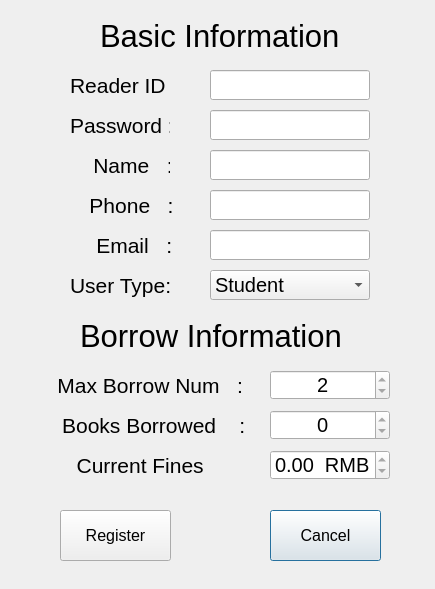
<?xml version="1.0" encoding="UTF-8"?>
<ui version="4.0">
 <class>AdminRegisterDialog</class>
 <widget class="QDialog" name="AdminRegisterDialog">
  <property name="geometry">
   <rect>
    <x>0</x>
    <y>0</y>
    <width>435</width>
    <height>589</height>
   </rect>
  </property>
  <property name="windowTitle">
   <string>Dialog</string>
  </property>
  <widget class="QLabel" name="label_3">
   <property name="geometry">
    <rect>
     <x>70</x>
     <y>270</y>
     <width>100</width>
     <height>30</height>
    </rect>
   </property>
   <property name="font">
    <font>
     <pointsize>16</pointsize>
    </font>
   </property>
   <property name="text">
    <string>User Type:</string>
   </property>
  </widget>
  <widget class="QLabel" name="label_2">
   <property name="geometry">
    <rect>
     <x>70</x>
     <y>150</y>
     <width>100</width>
     <height>30</height>
    </rect>
   </property>
   <property name="font">
    <font>
     <pointsize>16</pointsize>
    </font>
   </property>
   <property name="text">
    <string>    Name   :</string>
   </property>
  </widget>
  <widget class="QLabel" name="label_5">
   <property name="geometry">
    <rect>
     <x>73</x>
     <y>230</y>
     <width>100</width>
     <height>30</height>
    </rect>
   </property>
   <property name="font">
    <font>
     <pointsize>16</pointsize>
    </font>
   </property>
   <property name="text">
    <string>    Email   :</string>
   </property>
  </widget>
  <widget class="QLineEdit" name="lineEditRID">
   <property name="enabled">
    <bool>true</bool>
   </property>
   <property name="geometry">
    <rect>
     <x>210</x>
     <y>70</y>
     <width>160</width>
     <height>30</height>
    </rect>
   </property>
   <property name="font">
    <font>
     <pointsize>15</pointsize>
    </font>
   </property>
   <property name="focusPolicy">
    <enum>Qt::StrongFocus</enum>
   </property>
   <property name="alignment">
    <set>Qt::AlignCenter</set>
   </property>
   <property name="readOnly">
    <bool>false</bool>
   </property>
  </widget>
  <widget class="QLineEdit" name="lineEditPwd">
   <property name="enabled">
    <bool>true</bool>
   </property>
   <property name="geometry">
    <rect>
     <x>210</x>
     <y>110</y>
     <width>160</width>
     <height>30</height>
    </rect>
   </property>
   <property name="font">
    <font>
     <pointsize>15</pointsize>
    </font>
   </property>
   <property name="focusPolicy">
    <enum>Qt::StrongFocus</enum>
   </property>
   <property name="alignment">
    <set>Qt::AlignCenter</set>
   </property>
   <property name="readOnly">
    <bool>false</bool>
   </property>
  </widget>
  <widget class="QLabel" name="label_4">
   <property name="geometry">
    <rect>
     <x>72</x>
     <y>190</y>
     <width>100</width>
     <height>30</height>
    </rect>
   </property>
   <property name="font">
    <font>
     <pointsize>16</pointsize>
    </font>
   </property>
   <property name="text">
    <string>   Phone   :</string>
   </property>
  </widget>
  <widget class="QLineEdit" name="lineEditName">
   <property name="enabled">
    <bool>true</bool>
   </property>
   <property name="geometry">
    <rect>
     <x>210</x>
     <y>150</y>
     <width>160</width>
     <height>30</height>
    </rect>
   </property>
   <property name="font">
    <font>
     <pointsize>15</pointsize>
    </font>
   </property>
   <property name="focusPolicy">
    <enum>Qt::StrongFocus</enum>
   </property>
   <property name="alignment">
    <set>Qt::AlignCenter</set>
   </property>
   <property name="readOnly">
    <bool>false</bool>
   </property>
  </widget>
  <widget class="QLineEdit" name="lineEditPhone">
   <property name="enabled">
    <bool>true</bool>
   </property>
   <property name="geometry">
    <rect>
     <x>210</x>
     <y>190</y>
     <width>160</width>
     <height>30</height>
    </rect>
   </property>
   <property name="font">
    <font>
     <pointsize>15</pointsize>
    </font>
   </property>
   <property name="focusPolicy">
    <enum>Qt::StrongFocus</enum>
   </property>
   <property name="alignment">
    <set>Qt::AlignCenter</set>
   </property>
   <property name="readOnly">
    <bool>false</bool>
   </property>
  </widget>
  <widget class="QLabel" name="label">
   <property name="geometry">
    <rect>
     <x>70</x>
     <y>70</y>
     <width>100</width>
     <height>30</height>
    </rect>
   </property>
   <property name="font">
    <font>
     <pointsize>16</pointsize>
    </font>
   </property>
   <property name="text">
    <string>Reader ID :</string>
   </property>
  </widget>
  <widget class="QLineEdit" name="lineEditEmail">
   <property name="enabled">
    <bool>true</bool>
   </property>
   <property name="geometry">
    <rect>
     <x>210</x>
     <y>230</y>
     <width>160</width>
     <height>30</height>
    </rect>
   </property>
   <property name="font">
    <font>
     <pointsize>15</pointsize>
    </font>
   </property>
   <property name="focusPolicy">
    <enum>Qt::StrongFocus</enum>
   </property>
   <property name="alignment">
    <set>Qt::AlignCenter</set>
   </property>
   <property name="readOnly">
    <bool>false</bool>
   </property>
  </widget>
  <widget class="QLabel" name="label_6">
   <property name="geometry">
    <rect>
     <x>70</x>
     <y>110</y>
     <width>100</width>
     <height>30</height>
    </rect>
   </property>
   <property name="font">
    <font>
     <pointsize>16</pointsize>
    </font>
   </property>
   <property name="text">
    <string>Password :</string>
   </property>
  </widget>
  <widget class="QComboBox" name="comboBox">
   <property name="geometry">
    <rect>
     <x>210</x>
     <y>270</y>
     <width>160</width>
     <height>30</height>
    </rect>
   </property>
   <property name="font">
    <font>
     <pointsize>15</pointsize>
    </font>
   </property>
   <item>
    <property name="text">
     <string>Student</string>
    </property>
   </item>
   <item>
    <property name="text">
     <string>Teacher</string>
    </property>
   </item>
  </widget>
  <widget class="QSpinBox" name="spinBoxBorrowed">
   <property name="enabled">
    <bool>true</bool>
   </property>
   <property name="geometry">
    <rect>
     <x>270</x>
     <y>410</y>
     <width>120</width>
     <height>30</height>
    </rect>
   </property>
   <property name="font">
    <font>
     <pointsize>15</pointsize>
    </font>
   </property>
   <property name="focusPolicy">
    <enum>Qt::NoFocus</enum>
   </property>
   <property name="alignment">
    <set>Qt::AlignCenter</set>
   </property>
   <property name="readOnly">
    <bool>true</bool>
   </property>
  </widget>
  <widget class="QLabel" name="label_10">
   <property name="geometry">
    <rect>
     <x>30</x>
     <y>450</y>
     <width>211</width>
     <height>30</height>
    </rect>
   </property>
   <property name="font">
    <font>
     <pointsize>16</pointsize>
    </font>
   </property>
   <property name="text">
    <string>        Current Fines       :</string>
   </property>
  </widget>
  <widget class="QLabel" name="label_9">
   <property name="geometry">
    <rect>
     <x>40</x>
     <y>370</y>
     <width>211</width>
     <height>30</height>
    </rect>
   </property>
   <property name="font">
    <font>
     <pointsize>16</pointsize>
    </font>
   </property>
   <property name="text">
    <string>   Max Borrow Num   :</string>
   </property>
  </widget>
  <widget class="QLabel" name="label_7">
   <property name="geometry">
    <rect>
     <x>33</x>
     <y>410</y>
     <width>211</width>
     <height>30</height>
    </rect>
   </property>
   <property name="font">
    <font>
     <pointsize>16</pointsize>
    </font>
   </property>
   <property name="text">
    <string>     Books Borrowed    :</string>
   </property>
  </widget>
  <widget class="QDoubleSpinBox" name="doubleSpinBoxFine">
   <property name="enabled">
    <bool>true</bool>
   </property>
   <property name="geometry">
    <rect>
     <x>270</x>
     <y>450</y>
     <width>120</width>
     <height>30</height>
    </rect>
   </property>
   <property name="font">
    <font>
     <pointsize>15</pointsize>
    </font>
   </property>
   <property name="focusPolicy">
    <enum>Qt::NoFocus</enum>
   </property>
   <property name="alignment">
    <set>Qt::AlignCenter</set>
   </property>
   <property name="readOnly">
    <bool>true</bool>
   </property>
   <property name="prefix">
    <string/>
   </property>
   <property name="suffix">
    <string>  RMB</string>
   </property>
   <property name="maximum">
    <double>9999.989999999999782</double>
   </property>
  </widget>
  <widget class="QSpinBox" name="spinBoxMaxBorrow">
   <property name="enabled">
    <bool>true</bool>
   </property>
   <property name="geometry">
    <rect>
     <x>270</x>
     <y>370</y>
     <width>120</width>
     <height>30</height>
    </rect>
   </property>
   <property name="font">
    <font>
     <pointsize>15</pointsize>
    </font>
   </property>
   <property name="focusPolicy">
    <enum>Qt::NoFocus</enum>
   </property>
   <property name="alignment">
    <set>Qt::AlignCenter</set>
   </property>
   <property name="readOnly">
    <bool>true</bool>
   </property>
   <property name="value">
    <number>2</number>
   </property>
  </widget>
  <widget class="QLabel" name="label_8">
   <property name="geometry">
    <rect>
     <x>80</x>
     <y>320</y>
     <width>311</width>
     <height>31</height>
    </rect>
   </property>
   <property name="font">
    <font>
     <pointsize>23</pointsize>
    </font>
   </property>
   <property name="text">
    <string>Borrow Information</string>
   </property>
  </widget>
  <widget class="QLabel" name="label_11">
   <property name="geometry">
    <rect>
     <x>100</x>
     <y>20</y>
     <width>271</width>
     <height>31</height>
    </rect>
   </property>
   <property name="font">
    <font>
     <pointsize>23</pointsize>
    </font>
   </property>
   <property name="text">
    <string>Basic Information</string>
   </property>
  </widget>
  <widget class="QPushButton" name="pushButtonCancel">
   <property name="geometry">
    <rect>
     <x>270</x>
     <y>510</y>
     <width>111</width>
     <height>51</height>
    </rect>
   </property>
   <property name="font">
    <font>
     <pointsize>12</pointsize>
    </font>
   </property>
   <property name="text">
    <string>Cancel</string>
   </property>
  </widget>
  <widget class="QPushButton" name="pushButtonConfirm">
   <property name="geometry">
    <rect>
     <x>60</x>
     <y>510</y>
     <width>111</width>
     <height>51</height>
    </rect>
   </property>
   <property name="font">
    <font>
     <pointsize>12</pointsize>
    </font>
   </property>
   <property name="text">
    <string>Register</string>
   </property>
  </widget>
 </widget>
 <resources/>
 <connections/>
</ui>
